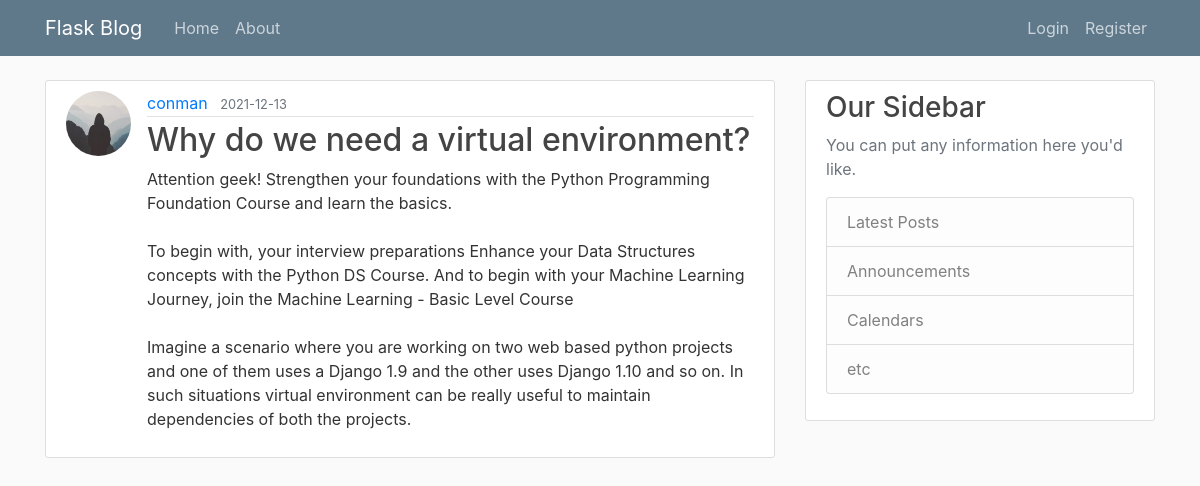
/post/11, run on the app's committed database.
### flask_blog/models.py (models this page shows, shortened)
class User(db.Model, UserMixin):
    id = db.Column(db.Integer, primary_key=True)
    username = db.Column(db.String(20), unique=True, nullable=False)
    email = db.Column(db.String(120), unique=True, nullable=False)
    image_file = db.Column(db.String(20), nullable=False, default='default.jpg')
    password = db.Column(db.String(60), nullable=False)
    posts = db.relationship('Post', backref='author', lazy=True)

class Post(db.Model):
    id = db.Column(db.Integer, primary_key=True)
    title = db.Column(db.String(100), nullable=False)
    date_posted = db.Column(db.DateTime, nullable=False, default=datetime.utcnow)
    content = db.Column(db.Text, nullable=False)
    user_id = db.Column(db.Integer, db.ForeignKey('user.id'), nullable=False)

### flask_blog/routes.py (the view)
@app.route("/post/<int:post_id>")
def post(post_id):
    post = Post.query.get_or_404(post_id)
    return render_template('post.html', title=post.title, post=post)

### flask_blog/templates/post.html (shortened to what this page needs)
{% extends "layout.html" %}
{% block content %}
  <article class="media content-section">
    <img class="rounded-circle article-img" src="{{ url_for('static', filename='profile_pics/' + post.author.image_file) }}">
    <div class="media-body">
      <div class="article-metadata">
        <a class="mr-2" href="{{ url_for('user_posts', username=post.author.username) }}">{{ post.author.username }}</a>
        <small class="text-muted">{{ post.date_posted.strftime('%Y-%m-%d') }}</small>
      </div>
      <h2 class="article-title">{{ post.title }}</h2>
      <p class="article-content">{{ post.content }}</p>
    </div>
  </article>
{% endblock content %}

### flask_blog/static/main.css (style rules this page uses)
body { background: #fafafa; color: #333333; margin-top: 5rem; }
h1, h2, h3, h4, h5, h6 { color: #444444; }
.content-section { background: #ffffff; padding: 10px 20px; border: 1px solid #dddddd; border-radius: 3px; margin-bottom: 20px; }
.article-title { color: #444444; }
.article-content { white-space: pre-line; }
.article-img { height: 65px; width: 65px; margin-right: 16px; }
.article-metadata { padding-bottom: 1px; margin-bottom: 4px; border-bottom: 1px solid #e3e3e3 }

### data on the page
User: image_file (placeholder picture), author.username "conman"
Post: date_posted "2021-12-13", title "Why do we need a virtual environment?", content "Attention geek! Strengthen your foundations with the Python Programming Foundation Course and learn the basics. To begin with, your interview preparations Enhance your Data Structures concepts with the Python DS Course. And to begin with your Machine Learning Journey, join the Machine Learning - Basic Level Course Imagine a scenario where you are working on two web based python projects and one of them uses a Django 1.9 and the other uses Django 1.10 and so on. In such situations virtual environment can be really useful to maintain dependencies of both the projects."
